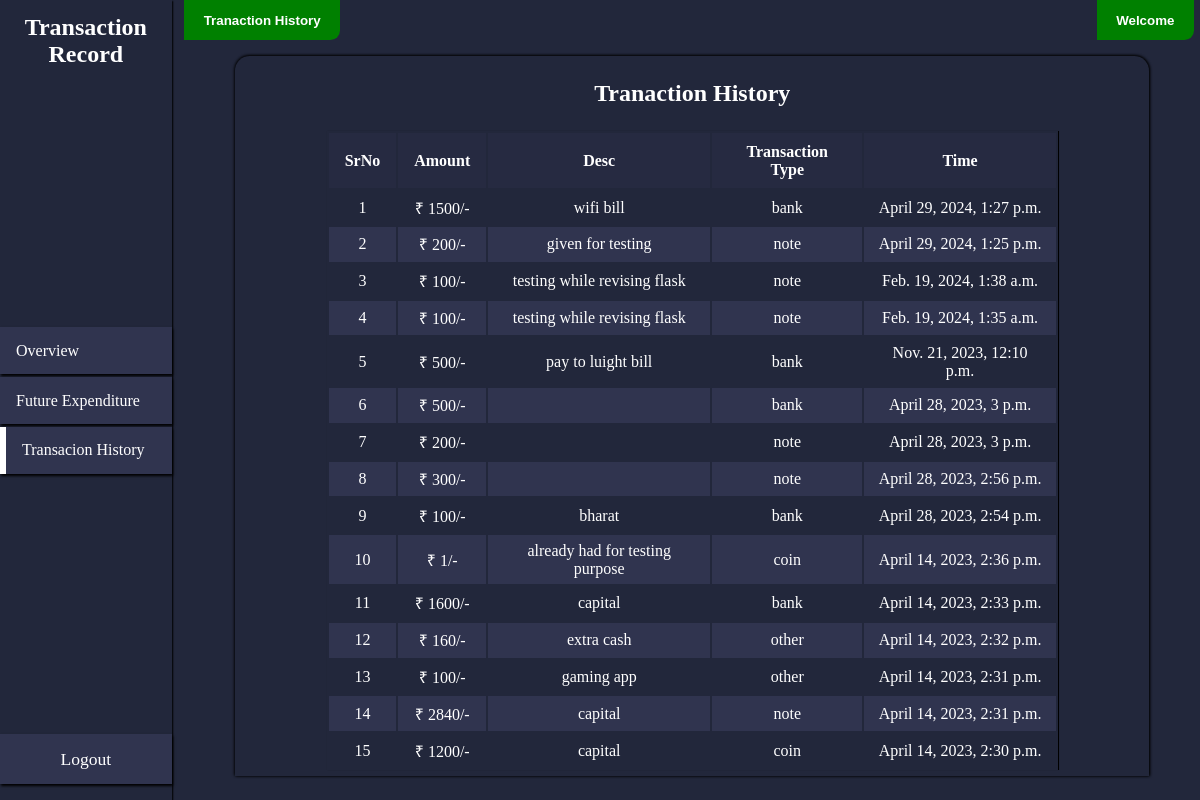
The app's page /history with its own data.
### home/models.py (models this page shows)
class TransactionHist(models.Model):
    trans_id = models.AutoField(primary_key=True)
    trans_amt = models.IntegerField()
    trans_desc = models.CharField(max_length=500)
    trans_type = models.CharField(max_length=15)
    is_withdrwal = models.BooleanField()
    trans_time = models.DateTimeField(auto_now_add= True)

### home/views.py (the view)
# urls.py: path("history", views.history),
def history(request):
    recent_hist = TransactionHist.objects.all().order_by("-trans_time")
    params = {
        "histories": recent_hist,
    }
    return render(request, "history.html", params)

### templates/history.html (shortened to what this page needs)
<!DOCTYPE html>
<html lang="en">
    {% load static %}
<head>
    <link rel="stylesheet" href="{% static 'style.css' %}">
    <link rel="stylesheet" href="{% static 'history.css' %}">
</head>
<body>
    <section class="full-body flex">
        <div class="left-part flex-col">
            <div class="logo">
                <h1>
                    Transaction
                    Record
                </h1>
            </div>
            <div class="menu-btns flex-col">
                <a href="/"><div>Overview </div></a>
                <a href="futureExpen"><div>Future Expenditure</div></a>
                <div class="border">Transacion History</div>
            </div>
            <div class="logout-btn">
                <div><a href="logout">Logout</a></div>
            </div>
        </div>
        <div class="right-part gap flex-col">
            <div class="Info-btns flex"><button>Tranaction History</button>
                <button>Welcome {{user.username}}</button>
            </div>
            <div class="transaction-history flex-col">
                <h2>Tranaction History</h2>
                <div class="full-table-container">
                    <table>
                        <thead>
                            <th>SrNo</th>
                            <th>Amount</th>
                            <th>Desc</th>
                            <th>Transaction Type</th>
                            <th>Time</th>
                        </thead>
                        <tbody>
                            {% for history in histories %}
                        <tr>
                            <td>{{forloop.counter}}</td>
                            <td>₹ {{history.trans_amt}}/-</td>
                            <td>{{history.trans_desc}}</td>
                            <td>{{history.trans_type}}</td>
                            <td>{{history.trans_time}}</td>
                        </tr>
                        {% endfor %}
                        </tbody>
                    </table>
                </div>
            </div>
        </div>
    </section>
</body>
</html>

### static/style.css (style rules this page uses)
* { margin: 0; padding: 0; box-sizing: border-box; }
a { color: white; text-decoration: none; }
:root { --bg_color : #22273b; --card_color : #30344f; --dark_color : #262a41; }
.flex { display: flex; }
.flex-col { display: flex; flex-direction: column; }
.border { border-left: 6px solid white; }
.full-body { width: 100%; height: 100vh; background-color: var(--bg_color); color: white; gap: .8rem; }
.left-part { align-items: center; justify-content: space-between; height: 100%; padding: .9rem 0; box-shadow: 1px 1px 1.5px black; }
.logo { width: 80%; }
.logo h1 { text-align: center; }
.menu-btns { width: 100%; }
.left-part > .menu-btns div { width: 100%; padding: .9rem 1rem; margin: .1rem 0; background-color: var(--card_color); box-shadow: 1px 1.5px 2.5px black; }
.logout-btn { width: 100%; }
.logout-btn>div { width: 100%; padding: .9rem 1rem; margin: .1rem 0; background-color: var(--card_color); box-shadow: 1px 1.5px 2.5px black; text-align: center; }
.logout-btn>div>a { text-decoration: none; font-size: 1.1rem; font-weight: 500; color: white; }
.right-part { width: 100%; height: 100%; padding: 0; }
.Info-btns { width: 100%; justify-content: space-between; height: 5%; padding-right: .4rem; }
.Info-btns button { background-color: green; border: none; border-radius: 0 0 .6rem 0; padding: .6rem 1.2rem; color: white; font-weight: 700; box-shadow: 1px 1 1px black, -0px -1px 1px black ; }
.short-history table th, td { padding: .4rem .8rem; }

### static/history.css (style rules this page uses)
:root { --bg_color : #22273b; --card_color : #30344f; --dark_color : #262a41; }
.gap { gap: 1rem; }
.transaction-history { width: 90%; height: 90%; box-shadow: 1px 0 3px rgb(0, 0, 0), -.5px -.5px 3px black ; border-radius: .9rem .9rem 0 0 ; align-items: center; gap: 1.5rem; padding: 1.5rem 0; margin: 0 auto; overflow: scroll; }
.full-table-container { width: 100%; }
.full-table-container table { text-align: center; margin: 0 auto; width: 80%; box-shadow: .5px 0 .5px black, -.5px -.5px .5px black ; }
.full-table-container table thead { background-color:var(--dark_color); }
.full-table-container table thead th { padding: .6rem 1rem; }
.full-table-container table tbody tr:nth-child(2n) { background-color: var(--card_color); }

### records on screen
TransactionHist: trans_amt "1500", trans_desc "wifi bill", trans_type "bank", trans_time "April 29, 2024, 1:27 p.m."
TransactionHist: trans_amt "200", trans_desc "given for testing", trans_type "note", trans_time "April 29, 2024, 1:25 p.m."
TransactionHist: trans_amt "100", trans_desc "testing while revising flask", trans_type "note", trans_time "Feb. 19, 2024, 1:38 a.m."
TransactionHist: trans_amt "100", trans_desc "testing while revising flask", trans_type "note", trans_time "Feb. 19, 2024, 1:35 a.m."
TransactionHist: trans_amt "500", trans_desc "pay to luight bill", trans_type "bank", trans_time "Nov. 21, 2023, 12:10 p.m."
TransactionHist: trans_amt "500", trans_type "bank", trans_time "April 28, 2023, 3 p.m."
TransactionHist: trans_amt "200", trans_type "note", trans_time "April 28, 2023, 3 p.m."
TransactionHist: trans_amt "300", trans_type "note", trans_time "April 28, 2023, 2:56 p.m."
TransactionHist: trans_amt "100", trans_desc "bharat", trans_type "bank", trans_time "April 28, 2023, 2:54 p.m."
TransactionHist: trans_amt "1", trans_desc "already had for testing purpose", trans_type "coin", trans_time "April 14, 2023, 2:36 p.m."
TransactionHist: trans_amt "1600", trans_desc "capital", trans_type "bank", trans_time "April 14, 2023, 2:33 p.m."
TransactionHist: trans_amt "160", trans_desc "extra cash", trans_type "other", trans_time "April 14, 2023, 2:32 p.m."
TransactionHist: trans_amt "100", trans_desc "gaming app", trans_type "other", trans_time "April 14, 2023, 2:31 p.m."
TransactionHist: trans_amt "2840", trans_desc "capital", trans_type "note", trans_time "April 14, 2023, 2:31 p.m."
TransactionHist: trans_amt "1200", trans_desc "capital", trans_type "coin", trans_time "April 14, 2023, 2:30 p.m."
